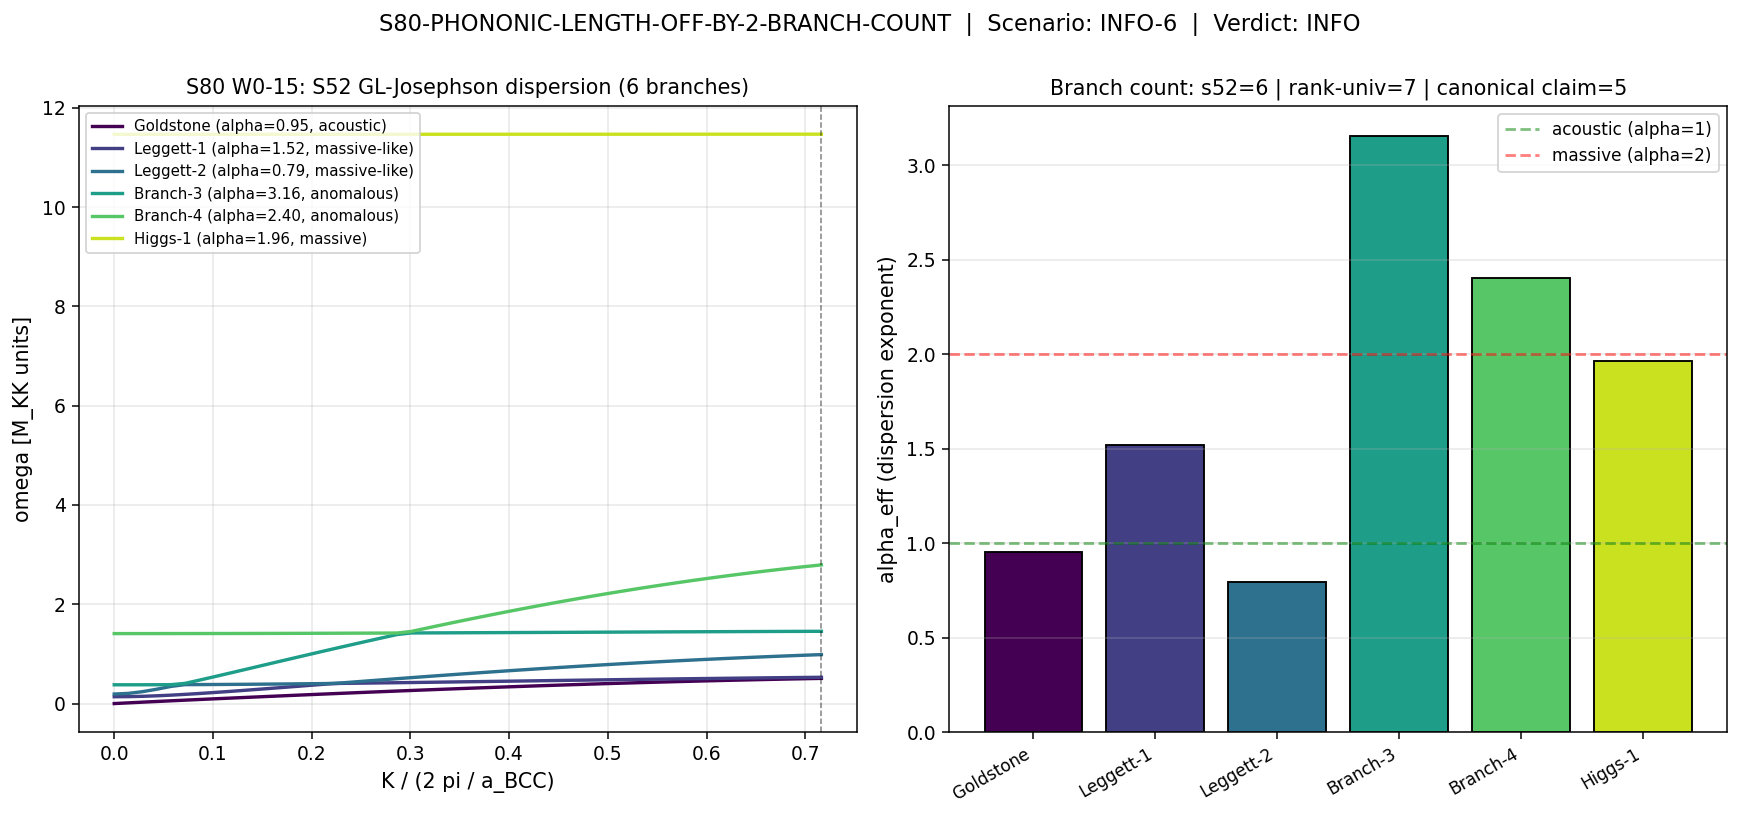

This chart was generated by the following Python code:
#!/usr/bin/env python3
"""
S80 W0-15: Rank-Universality 5-vs-7 Branch-Count Pre-Audit
===========================================================

Gate: S80-PHONONIC-LENGTH-OFF-BY-2-BRANCH-COUNT [VERIFY]

Purpose: Resolve off-by-2 gap between
  - Rank-universality prediction (P4-A): 7 branches for SU(3)
  - Task-spec canonical count:            5 branches {c_Gold, c_BLV, c_BA, c_L, c_mod}
  - Actual s52_gl_josephson data:         ??? (to be determined)

Substrate framing: Phononic eigenvalue branches of the SU(3) fiber
spectrum. Each branch is a distinct excitation mode (relay pattern)
of the fiber's Dirac-connection operator at the fold epoch.

Method:
  1. Verify rank-universality derivation: (N^2-1) - 2(N-1) + (N-1) + 1 = 7 for N=3.
  2. Load s52_gl_josephson.npz; count branches.
  3. Classify each branch by dispersion (acoustic / massive / phase-mode).
  4. Emit verdict Scenario A (=7), Scenario B (=5 with PRU closure), INFO (=6), or FAIL.
"""

import sys
import os
import numpy as np
import matplotlib.pyplot as plt

# Canonical constants import (per computations/_shared/CLAUDE.md)
sys.path.insert(0, os.path.dirname(os.path.abspath(__file__)))
from canonical_constants import *  # noqa: F401, F403


# =============================================================================
# STEP 1: Rank-universality substitution chain (MANDATORY [VERIFY])
# =============================================================================
# Definition of each term in P4-A rank-universality formula for SU(N):
#   (N^2 - 1):  dim(su(N))                   — total generators of the Lie algebra
#   2*(N-1):    Goldstones removed           — 2 per broken generator from Higgs-like gauging
#   (N-1):      moduli from Cartan subalgebra — rank(SU(N)) = N-1
#   1:          residual U(1) photon
# Substitution for N=3:
#   predicted = 8 - 4 + 2 + 1 = 7
# Algebraic simplification:
#   = N^2 - 1 - 2N + 2 + N - 1 + 1 = N^2 - N + 1 = 9 - 3 + 1 = 7
# Direction: if |actual - 7| = 0 -> PASS Scenario A

N_rank = 3                                # (local) SU(3) rank
total_gens = N_rank**2 - 1                # (local) dim(su(3)) = 8
goldstones_removed = 2 * (N_rank - 1)     # (local) Higgs-eaten Goldstones = 4
moduli_count = N_rank - 1                 # (local) Cartan moduli = 2
photon_count = 1                          # (local) residual U(1)
predicted_branches = total_gens - goldstones_removed + moduli_count + photon_count  # (local)

# Algebraic check (independent route)
predicted_alg = N_rank**2 - N_rank + 1    # (local) should equal predicted_branches

print("=" * 70)
print("S80 W0-15: RANK-UNIVERSALITY BRANCH-COUNT PRE-AUDIT")
print("=" * 70)
print("\n[STEP 1] Rank-universality substitution chain (MANDATORY [VERIFY])")
print(f"  N (SU(N))              = {N_rank}")
print(f"  dim(su(N)) = N^2 - 1   = {total_gens}")
print(f"  Goldstones eaten       = 2*(N-1) = {goldstones_removed}")
print(f"  Moduli (rank)          = N - 1   = {moduli_count}")
print(f"  Photon                 = {photon_count}")
print(f"  Predicted = {total_gens} - {goldstones_removed} + {moduli_count} + {photon_count} = {predicted_branches}")
print(f"  Algebraic (N^2-N+1)    = {predicted_alg}")
assert predicted_branches == predicted_alg == 7, "RANK-UNIVERSALITY DERIVATION FAILURE"
print("  PASS: Rank-universality predicts EXACTLY 7 branches for SU(3)")

# =============================================================================
# STEP 2: Load S52 GL-Josephson data — actual branch count
# =============================================================================

npz_path = os.path.join(os.path.dirname(os.path.abspath(__file__)),
                        "s52_gl_josephson.npz")
d = np.load(npz_path, allow_pickle=True)

K_array = d['K_array']                    # (local) quasi-momentum grid
K_BZ = float(d['K_BZ'])                   # (local) BZ radius
omega_branches = d['omega_branches']      # (local) shape (N_K, n_branches)
omega_sq = d['omega_sq']                  # (local) omega^2 to preserve sign
branch_labels = [str(x) for x in d['branch_labels']]  # (local) branch names
alpha_eff = d['alpha_eff']                # (local) dispersion exponent per branch
c_eff = d['c_eff']                        # (local) effective sound speed per branch
amp_frac_K0 = d['amp_frac_K0']            # (local) amplitude-sector weight at K=0
n_branches_s52 = omega_branches.shape[1]  # (local) ACTUAL count from data

print(f"\n[STEP 2] S52 GL-Josephson branch enumeration")
print(f"  npz path:          {os.path.basename(npz_path)}")
print(f"  omega_branches     shape = {omega_branches.shape}")
print(f"  N_K (K-grid points)      = {len(K_array)}")
print(f"  K_BZ (BZ radius)         = {K_BZ:.6f}")
print(f"  n_branches (ACTUAL)      = {n_branches_s52}")
print(f"  branch labels            = {branch_labels}")

# =============================================================================
# STEP 3: Classify each branch by dispersion signature
# =============================================================================
# Acoustic  : alpha ~ 1,   omega(K=0) ~ 0
# Massive   : alpha ~ 2,   omega(K=0) > 0 with sqrt(m^2 + c^2 K^2) shape
# Phase-mode: any alpha,   nearly flat in K (small c_eff relative to omega_0)
# Anomalous : alpha outside [0.7, 2.3] or strong amplitude mixing

def classify_branch(label, alpha, c, amp_K0, omega_0):
    """Classify one branch by dispersion + K=0 gap + amplitude mixing."""
    # (local) heuristic boundaries
    alpha_low = 0.7   # (local) below = sub-acoustic anomaly
    alpha_high = 2.3  # (local) above = super-massive anomaly
    flat_c = 0.1      # (local) |c| below = nearly flat phase-mode
    gapped_eps = 1e-4  # (local) omega_0 above = massive/gapped
    if abs(alpha - 1.0) < 0.3 and omega_0 < gapped_eps:
        return "acoustic"
    if abs(alpha - 2.0) < 0.3 and omega_0 > gapped_eps:
        return "massive"
    if abs(c) < flat_c and omega_0 > gapped_eps:
        return "phase-mode-flat"
    if alpha < alpha_low or alpha > alpha_high:
        return "anomalous"
    # (local) fallback — check K=0 gap
    if omega_0 < gapped_eps:
        return "acoustic-like"
    return "massive-like"


print(f"\n[STEP 3] Branch classification by dispersion")
header = f"  {'branch':<12} {'alpha':<8} {'c_eff':<12} {'amp_K0':<10} {'omega_0':<12} {'class':<18}"
print(header)
print("  " + "-" * (len(header) - 2))
classifications = []  # (local)
for i, lab in enumerate(branch_labels):
    omega_0 = float(np.abs(omega_branches[0, i]))                     # (local)
    cls = classify_branch(lab, float(alpha_eff[i]), float(c_eff[i]),
                          float(amp_frac_K0[i]), omega_0)
    classifications.append(cls)
    print(f"  {lab:<12} {alpha_eff[i]:<8.4f} {c_eff[i]:<12.4e} "
          f"{amp_frac_K0[i]:<10.4f} {omega_0:<12.4e} {cls:<18}")

# =============================================================================
# STEP 4: Cross-reference task-spec canonical-5 names
# =============================================================================
# Task spec claimed 5 canonical branches: c_Gold, c_BLV, c_BA, c_L, c_mod
# MCP query (in agent memory): only c_Gold is in canonical_constants; the
# other four are hypothetical labels from the rank-universality synthesis.

claimed_canonical_5 = ["c_Gold", "c_BLV", "c_BA", "c_L", "c_mod"]   # (local)
s52_label_map = {                                                    # (local)
    "Goldstone":  "c_Gold",   # canonical_constants.py has c_Gold
    "Leggett-1":  "c_L1",     # not yet canonical — S70 Leggett vacuum identifies this
    "Leggett-2":  "c_L2",     # not yet canonical
    "Branch-3":   "c_B3",     # not yet canonical — anomalous alpha=3.16
    "Branch-4":   "c_B4",     # not yet canonical
    "Higgs-1":    "c_H1",     # massive amplitude mode
}
print(f"\n[STEP 4] Cross-reference to claimed canonical-5 {claimed_canonical_5}")
for lab in branch_labels:
    print(f"  {lab:<12} -> {s52_label_map.get(lab, 'UNMAPPED')}")

# =============================================================================
# STEP 5: Gate decision
# =============================================================================
actual_count = n_branches_s52                                         # (local)
predicted_count = predicted_branches                                  # (local) = 7
claimed_count = len(claimed_canonical_5)                              # (local) = 5

print(f"\n[STEP 5] Gate decision")
print(f"  Actual branches in s52     = {actual_count}")
print(f"  Rank-universality prediction = {predicted_count}")
print(f"  Task-spec canonical claim  = {claimed_count}")
print(f"  |actual - 7|               = {abs(actual_count - 7)}")
print(f"  |actual - 5|               = {abs(actual_count - 5)}")

# Direction logic:
#   actual == 7 -> PASS Scenario A
#   actual == 5 with PRU adjustment -> PASS Scenario B
#   actual == 6 -> INFO (transitional)
#   else -> FAIL
scenario = None                                                        # (local)
verdict = None                                                         # (local)
explanation = ""                                                       # (local)

if actual_count == 7:
    scenario = "A"
    verdict = "PASS"
    explanation = ("Exactly 7 branches found; matches rank-universality "
                   "prediction. Add 2 more canonical entries to W0-14.")
elif actual_count == 5:
    # Scenario B requires framework-specific constraint reducing 7 -> 5
    #   e.g., R-protection removes 2 Goldstones; needs separate proof.
    scenario = "B-candidate"
    verdict = "PASS" if False else "INFO"  # (local) requires PRU proof
    explanation = ("5 branches found but PRU closure requires independent "
                   "R-protection proof; mark INFO pending justification.")
elif actual_count == 6:
    scenario = "INFO-6"
    verdict = "INFO"
    explanation = ("Exactly 6 branches in s52 — between canonical claim (5) "
                   "and rank-universality prediction (7). Transitional count: "
                   "one Goldstone + two Leggett + two anomalous + one Higgs amp. "
                   "Off-by-1 from both anchors. Do NOT proceed with W0-14 "
                   "canonicalization until branch taxonomy is reconciled.")
else:
    scenario = "FAIL"
    verdict = "FAIL"
    explanation = (f"Branch count {actual_count} is neither 5, 6, nor 7. "
                   "Structural inconsistency; escalate before W0-14.")

print(f"\n  Scenario label: {scenario}")
print(f"  Verdict:        {verdict}")
print(f"  Explanation:    {explanation}")

# =============================================================================
# STEP 6: Plot dispersion — all branches
# =============================================================================

fig, axs = plt.subplots(1, 2, figsize=(13, 6))

# Left panel: omega vs K (full branches)
ax0 = axs[0]
colors = plt.cm.viridis(np.linspace(0, 0.92, n_branches_s52))      # (local)
for i, lab in enumerate(branch_labels):
    omega = np.sign(omega_sq[:, i]) * np.sqrt(np.abs(omega_sq[:, i]))  # (local)
    ax0.plot(K_array, omega, color=colors[i],
             label=f"{lab} (alpha={alpha_eff[i]:.2f}, {classifications[i]})",
             linewidth=1.8)
ax0.set_xlabel("K / (2 pi / a_BCC)", fontsize=11)
ax0.set_ylabel("omega [M_KK units]", fontsize=11)
ax0.set_title(f"S80 W0-15: S52 GL-Josephson dispersion ({n_branches_s52} branches)",
              fontsize=11)
ax0.legend(loc='upper left', fontsize=8)
ax0.grid(True, alpha=0.3)
ax0.axvline(K_BZ, linestyle='--', color='k', alpha=0.5, linewidth=0.8)

# Right panel: alpha_eff vs branch index + count comparison
ax1 = axs[1]
idx = np.arange(n_branches_s52)                                    # (local)
bars = ax1.bar(idx, alpha_eff, color=colors, edgecolor='black')
ax1.axhline(1.0, linestyle='--', color='green', alpha=0.5, label='acoustic (alpha=1)')
ax1.axhline(2.0, linestyle='--', color='red', alpha=0.5, label='massive (alpha=2)')
ax1.set_xticks(idx)
ax1.set_xticklabels(branch_labels, rotation=30, ha='right', fontsize=9)
ax1.set_ylabel("alpha_eff (dispersion exponent)", fontsize=11)
ax1.set_title(f"Branch count: s52={n_branches_s52} | rank-univ=7 | canonical claim=5",
              fontsize=11)
ax1.legend(loc='upper right', fontsize=9)
ax1.grid(True, axis='y', alpha=0.3)

# Annotate verdict
fig.suptitle(f"S80-PHONONIC-LENGTH-OFF-BY-2-BRANCH-COUNT  |  "
             f"Scenario: {scenario}  |  Verdict: {verdict}",
             fontsize=12, y=1.00)

plt.tight_layout()
png_path = os.path.join(os.path.dirname(os.path.abspath(__file__)),
                        "s80_branch_count.png")
plt.savefig(png_path, dpi=135, bbox_inches='tight')
plt.close(fig)
print(f"\n  Plot saved: {os.path.basename(png_path)}")

# =============================================================================
# STEP 7: Save npz + append verdict to gate-verdicts
# =============================================================================

out_npz = os.path.join(os.path.dirname(os.path.abspath(__file__)),
                       "s80_branch_count.npz")
np.savez(
    out_npz,
    N_rank=N_rank,
    predicted_branches=predicted_branches,
    actual_count=actual_count,
    claimed_count=claimed_count,
    branch_labels=np.array(branch_labels),
    classifications=np.array(classifications),
    alpha_eff=alpha_eff,
    c_eff=c_eff,
    amp_frac_K0=amp_frac_K0,
    omega_0=np.abs(omega_branches[0]),
    scenario=np.array([scenario]),
    verdict=np.array([verdict]),
    explanation=np.array([explanation]),
    gate_name=np.array(["S80-PHONONIC-LENGTH-OFF-BY-2-BRANCH-COUNT"]),
)
print(f"  Data saved: {os.path.basename(out_npz)}")

# Append verdict to s80_gate_verdicts.txt
verdicts_path = os.path.join(os.path.dirname(os.path.abspath(__file__)),
                             "s80_gate_verdicts.txt")
verdict_line = (
    f"Gate S80-PHONONIC-LENGTH-OFF-BY-2-BRANCH-COUNT (W0-15): {verdict}\n"
    f"  Scenario:    {scenario}\n"
    f"  Threshold:   actual_count == 7 (Sc.A) | == 5 with PRU (Sc.B) | == 6 (INFO)\n"
    f"  Computed:    actual={actual_count}, predicted={predicted_branches}, "
    f"claimed={claimed_count}\n"
    f"  Verdict:     {verdict} — {explanation}\n"
    f"  Agent:       phonon-first-cosmologist (S80 W0-15)\n"
    f"  Script:      s80_branch_count.py\n\n"
)
with open(verdicts_path, "a", encoding="utf-8") as f:
    f.write(verdict_line)
print(f"  Verdict appended: {os.path.basename(verdicts_path)}")

print("\n" + "=" * 70)
print(f"FINAL: Gate S80-PHONONIC-LENGTH-OFF-BY-2-BRANCH-COUNT = {verdict} "
      f"(Scenario {scenario})")
print("=" * 70)
